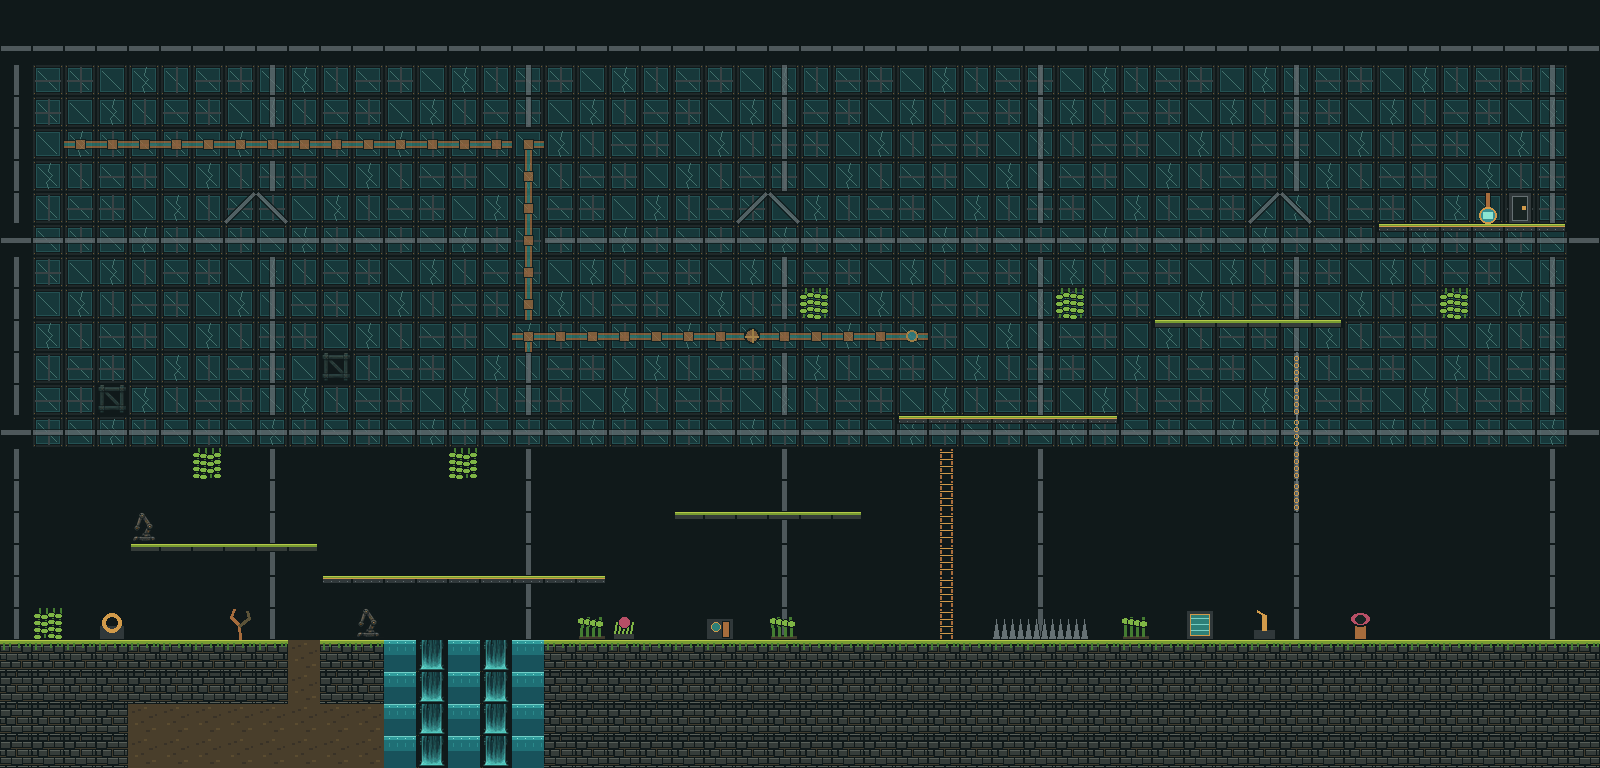

The image is a tile-based game level rendered from a .tmx file. Its description and source (layers, tilesets, objects; grid data summarised) follow:
An orthogonal 50x24 tile map with 32x32 px tiles, 6 tile layers (Arrière-plan — verrière, Structures — poutres et tuyaux, Terrain solide, Plateformes, ...), 2 tilesets and 26 objects (6x one_way, 5x collectible, 2x solid, 2x hazard, 2x climbable, ...).

<map version="1.10" tiledversion="1.12.2" orientation="orthogonal" renderorder="right-down" width="50" height="24" tilewidth="32" tileheight="32" infinite="0" backgroundcolor="#10191a" nextlayerid="10" nextobjectid="40">
 <properties>
  <property name="collision_source" value="object-layer" />
  <property name="level_id" value="serre-01" />
  <property name="level_name" value="La galerie d'irrigation" />
  <property name="music" value="serre_ambiante" />
  <property name="pixel_perfect" type="bool" value="true" />
 </properties>
 <tileset firstgid="1" source="../assets/tilesets/serre-mecanique-32x32.tsx" />
 <tileset firstgid="81" source="../assets/tilesets/niveau-04-arene-combat-32x32-v001.tsx" />
 <layer id="1" name="Arrière-plan — verrière" width="50" height="24" opacity="0.48" parallaxx="0.65" parallaxy="0.75">
  <data>[1200 cells, 576 non-empty, 6 distinct tile ids]</data>
 </layer>
 <layer id="2" name="Structures — poutres et tuyaux" width="50" height="24" opacity="0.72" parallaxx="0.85" parallaxy="0.9">
  <data>[1200 cells, 289 non-empty, 10 distinct tile ids]</data>
 </layer>
 <layer id="3" name="Terrain solide" width="50" height="24">
  <data>[1200 cells, 180 non-empty, 3 distinct tile ids]</data>
 </layer>
 <layer id="4" name="Plateformes" width="50" height="24">
  <data>[1200 cells, 40 non-empty, 6 distinct tile ids]</data>
 </layer>
 <layer id="5" name="Gameplay visible" width="50" height="24">
  <data>[1200 cells, 38 non-empty, 9 distinct tile ids]</data>
 </layer>
 <layer id="6" name="Décoration avant" width="50" height="24">
  <data>[1200 cells, 16 non-empty, 12 distinct tile ids]</data>
 </layer>
 <objectgroup color="#ff5c5c" id="7" name="Collisions">
  <properties>
   <property name="grid_aligned" type="bool" value="true" />
   <property name="purpose" value="physics" />
  </properties>
  <object id="1" name="sol_gauche" type="solid" x="0" y="640" width="384" height="128" />
  <object id="2" name="sol_droit" type="solid" x="544" y="640" width="1056" height="128" />
  <object id="3" name="plateforme_01" type="one_way" x="128" y="544" width="192" height="8" />
  <object id="4" name="pont_fosse" type="one_way" x="320" y="576" width="288" height="8" />
  <object id="5" name="jardin_suspendu" type="one_way" x="672" y="512" width="192" height="8" />
  <object id="6" name="passerelle_cuivre" type="one_way" x="896" y="416" width="224" height="8" />
  <object id="7" name="palier_lianes" type="one_way" x="1152" y="320" width="192" height="8" />
  <object id="8" name="passerelle_sortie" type="one_way" x="1376" y="224" width="192" height="8" />
  <object id="9" name="fosse_toxique" type="hazard" x="384" y="648" width="160" height="120">
   <properties>
    <property name="damage" type="int" value="100" />
    <property name="respawn" type="bool" value="true" />
   </properties>
  </object>
  <object id="10" name="pics" type="hazard" x="992" y="616" width="96" height="24">
   <properties>
    <property name="damage" type="int" value="1" />
   </properties>
  </object>
  <object id="11" name="echelle" type="climbable" x="928" y="448" width="32" height="192" />
  <object id="12" name="chaine" type="climbable" x="1280" y="352" width="32" height="160" />
  <object id="13" name="ressort" type="bounce" x="608" y="608" width="32" height="32">
   <properties>
    <property name="impulse_y" type="int" value="-620" />
   </properties>
  </object>
 </objectgroup>
 <objectgroup color="#5ce1ff" id="8" name="Entités et interactions">
  <object id="20" name="apparition_joueur" type="player_spawn" x="64" y="640">
   <properties>
    <property name="facing" value="right" />
   </properties>
   <point />
  </object>
  <object id="21" name="checkpoint_01" type="checkpoint" x="736" y="512">
   <properties>
    <property name="checkpoint_id" value="cp_irrigation" />
   </properties>
   <point />
  </object>
  <object id="22" name="levier_irrigation" type="interactable" x="1248" y="608" width="32" height="32">
   <properties>
    <property name="action" value="open_exit" />
    <property name="target" value="sortie_serre" />
   </properties>
  </object>
  <object id="23" name="sortie_serre" type="exit" x="1504" y="192" width="32" height="32">
   <properties>
    <property name="next_level" value="serre-02" />
    <property name="requires" value="open_exit" />
   </properties>
  </object>
  <object id="24" name="graine_01" type="collectible" x="256" y="512">
   <properties>
    <property name="value" type="int" value="1" />
   </properties>
   <point />
  </object>
  <object id="25" name="graine_02" type="collectible" x="800" y="480">
   <properties>
    <property name="value" type="int" value="1" />
   </properties>
   <point />
  </object>
  <object id="26" name="graine_03" type="collectible" x="1056" y="384">
   <properties>
    <property name="value" type="int" value="1" />
   </properties>
   <point />
  </object>
  <object id="27" name="graine_04" type="collectible" x="1248" y="288">
   <properties>
    <property name="value" type="int" value="1" />
   </properties>
   <point />
  </object>
  <object id="28" name="graine_05" type="collectible" x="1440" y="192">
   <properties>
    <property name="value" type="int" value="1" />
   </properties>
   <point />
  </object>
 </objectgroup>
 <objectgroup color="#ffd65c" id="9" name="Zones" visible="0">
  <object id="30" name="limites_camera" type="camera_bounds" x="0" y="0" width="1600" height="768" />
  <object id="31" name="zone_ambiance_verriere" type="audio_zone" x="0" y="0" width="1600" height="640">
   <properties>
    <property name="snapshot" value="greenhouse_hum" />
   </properties>
  </object>
  <object id="32" name="zone_mort" type="death_zone" x="0" y="768" width="1600" height="64">
   <properties>
    <property name="respawn" type="bool" value="true" />
   </properties>
  </object>
  <object id="33" name="declencheur_sortie" type="trigger" x="1408" y="192" width="160" height="96">
   <properties>
    <property name="event" value="show_exit_hint" />
   </properties>
  </object>
 </objectgroup>
</map>
